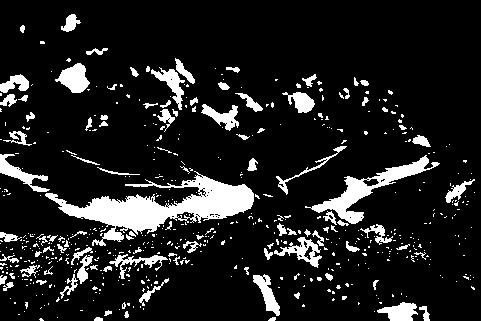
#> input picture Week 10/Lab 2/images/output_masks/103041_mask.png, 481 x 321 px, given as the content of the folder com~apple~CloudDocs/Documents/DIP/Week 10/Lab 2/images/train, which was not available
$ jupyter execute --allow-errors lab2.ipynb   (text cells are left out)
#> lines starting #> are read from the running program, lines starting #| are printed output that depends on the picture; after the words box and inside, x2 and y2 are one past the last pixel; in counts of white or black regions, pixels touching at a corner belong together; pictures that were not available may be replaced by others from this repository, and a replacement may not be noted
#> (a cell that did not finish here is left out)

[cell 2]
saved_paths = []
saved_edge_paths = []

#> (the rest of this cell did not finish here and is left out)

#> (a cell that did not finish here is left out)

[cell 4]
from pathlib import Path

import numpy as np
import matplotlib.pyplot as plt
from PIL import Image

train_dir = Path('/Users/muhammadjonparpiyev/Library/Mobile Documents/com~apple~CloudDocs/Documents/DIP/Week 10/Lab 2/images/train')
mask_dir = Path('/Users/muhammadjonparpiyev/Library/Mobile Documents/com~apple~CloudDocs/Documents/DIP/Week 10/Lab 2/images/output_masks')
example_dir = Path('/Users/muhammadjonparpiyev/Library/Mobile Documents/com~apple~CloudDocs/Documents/DIP/Week 10/Lab 2/images/output_examples')
edge_dir = Path('/Users/muhammadjonparpiyev/Library/Mobile Documents/com~apple~CloudDocs/Documents/DIP/Week 10/Lab 2/images/output_edges')
mask_dir.mkdir(parents=True, exist_ok=True)
example_dir.mkdir(parents=True, exist_ok=True)
edge_dir.mkdir(parents=True, exist_ok=True)

threshold_value = 128
edge_threshold = 0.12


def load_image(image_path):
    image = Image.open(image_path).convert('RGB')
#> image: PIL image 481x321 RGB; 12.5% white; 569 white regions (468 under 20 px), largest, box (x1, y1, x2, y2) and area: (45, 171, 254, 246) 5385, (305, 155, 440, 224) 1893, (55, 63, 90, 93) 626
    return np.array(image)


def to_gray(image_array):
    return np.array(Image.fromarray(image_array).convert('L'), dtype=np.float32)


def create_threshold_mask(gray_array, threshold=128):
#> called with threshold = 128
    return (gray_array >= threshold).astype(np.uint8) * 255
#> returned value is the input picture: shape (321, 481); 12.5% white; 569 white regions (468 under 20 px), largest, box (x1, y1, x2, y2) and area: (45, 171, 254, 246) 5385, (305, 155, 440, 224) 1893, (55, 63, 90, 93) 626


def gradient_magnitude(gray_array):
    gray_norm = gray_array / 255.0
    gradient_y, gradient_x = np.gradient(gray_norm)
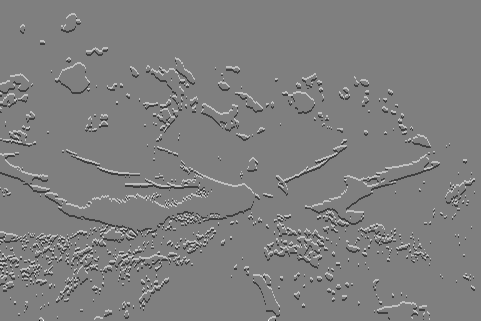
#> gradient_y: shape (321, 481) float32; min -1, max 1, mean 0.000317; drawn with min black and max white
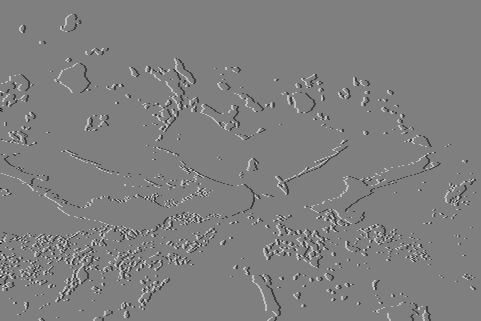
#> gradient_x: shape (321, 481) float32; min -1, max 1, mean -0.000415; drawn with min black and max white
    magnitude = np.sqrt(gradient_x ** 2 + gradient_y ** 2)
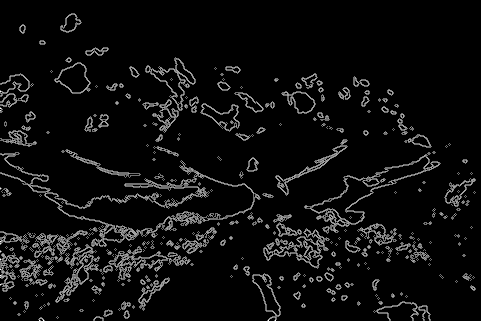
#> magnitude: shape (321, 481) float32; min 0, max 1.12, mean 0.0626; drawn with min black and max white
    return magnitude


def create_edge_image(gray_array, threshold=edge_threshold):
    magnitude = gradient_magnitude(gray_array)
    return (magnitude >= threshold).astype(np.uint8) * 255, magnitude


image_files = sorted([path for path in train_dir.iterdir() if path.suffix.lower() in {'.jpg', '.jpeg', '.png', '.bmp'}])
first_image_path = image_files[0]
first_image = load_image(first_image_path)
first_gray = to_gray(first_image)
first_mask = create_threshold_mask(first_gray, threshold_value)
first_edge_mask, first_magnitude = create_edge_image(first_gray, edge_threshold)
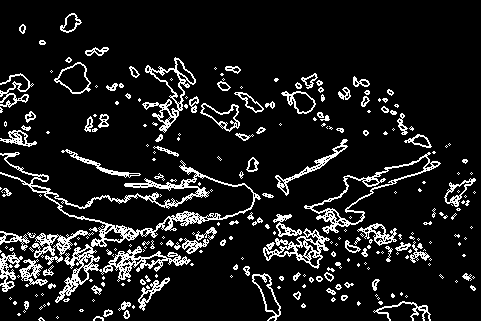
#> first_edge_mask: shape (321, 481); 11.1% white in thin lines or dots

print(f'Loaded {first_image_path.name}')
print(f'Image shape: {first_image.shape}')
#| Image shape: (321, 481, 3)
print(f'Gray range: {first_gray.min():.1f} to {first_gray.max():.1f}')
#| Gray range: 0.0 to 255.0

$ run again, on Week 10/Lab 2/images/output_masks/108073_mask.png
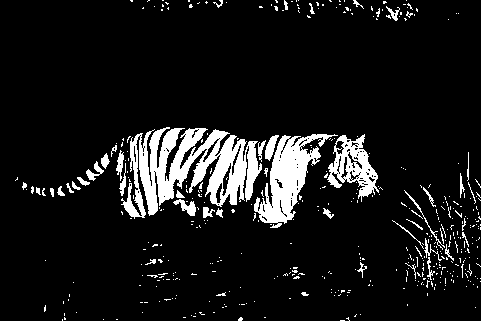
#> input picture Week 10/Lab 2/images/output_masks/108073_mask.png, 481 x 321 px, given as the content of the folder com~apple~CloudDocs/Documents/DIP/Week 10/Lab 2/images/train, which was not available
#> image: PIL image 481x321 RGB; 9.5% white; 452 white regions (405 under 20 px), largest, box (x1, y1, x2, y2) and area: (121, 127, 262, 219) 6436, (254, 134, 338, 228) 2995, (327, 134, 379, 202) 1524
#> in create_threshold_mask, returned value is the input picture: shape (321, 481); 9.5% white; 452 white regions (405 under 20 px), largest, box (x1, y1, x2, y2) and area: (121, 127, 262, 219) 6436, (254, 134, 338, 228) 2995, (327, 134, 379, 202) 1524
#> in gradient_magnitude, `gradient_y, gradient_x = np.gradient(gray_norm)`:
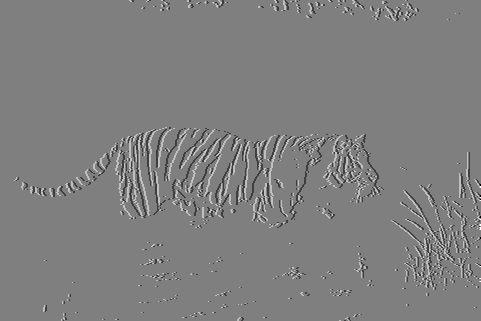
#> gradient_x: shape (321, 481) float32; min -1, max 1, mean 0.0001; drawn with min black and max white
#> `first_edge_mask, first_magnitude = create_edge_image(first_gray, edge_..`:
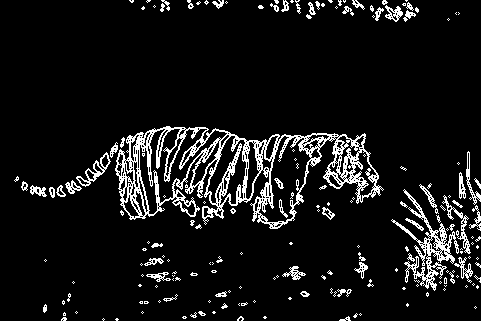
#> first_edge_mask: shape (321, 481); 8.5% white in thin lines or dots
#| Image shape: (321, 481, 3)
#| Gray range: 0.0 to 255.0

$ run again, on Week 10/Lab 2/images/output_masks/109034_mask.png
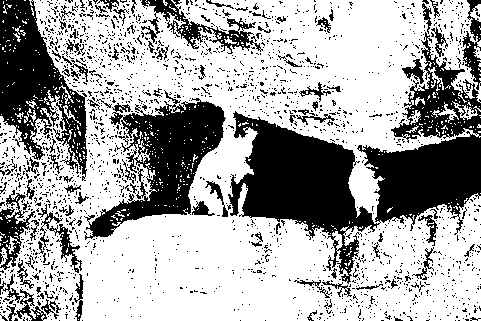
#> input picture Week 10/Lab 2/images/output_masks/109034_mask.png, 481 x 321 px, given as the content of the folder com~apple~CloudDocs/Documents/DIP/Week 10/Lab 2/images/train, which was not available
#> image: PIL image 481x321 RGB; 65.6% white; 2025 black regions (1929 under 20 px), largest, box (x1, y1, x2, y2) and area: (228, 32, 481, 284) 21669, (84, 90, 226, 240) 8205, (0, 0, 87, 181) 7487
#> in create_threshold_mask, returned value is the input picture: shape (321, 481); 65.6% white; 2025 black regions (1929 under 20 px), largest, box (x1, y1, x2, y2) and area: (228, 32, 481, 284) 21669, (84, 90, 226, 240) 8205, (0, 0, 87, 181) 7487
#> in gradient_magnitude, `gradient_y, gradient_x = np.gradient(gray_norm)`:
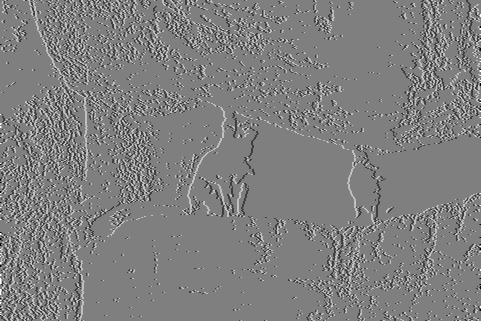
#> gradient_x: shape (321, 481) float32; min -1, max 1, mean 0.000476; drawn with min black and max white
#> `first_edge_mask, first_magnitude = create_edge_image(first_gray, edge_..`:
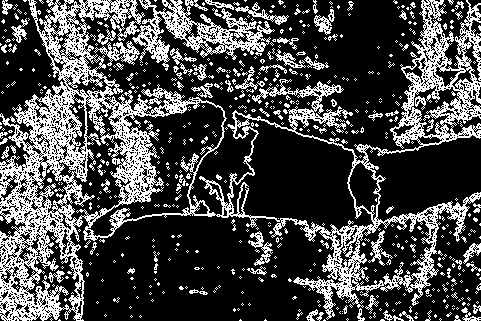
#> first_edge_mask: shape (321, 481); 28.1% white in thin lines or dots
#| Image shape: (321, 481, 3)
#| Gray range: 0.0 to 255.0

$ run again, on Week 10/Lab 2/images/output_masks/112082_mask.png
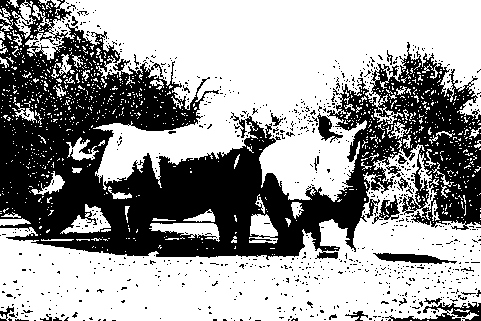
#> input picture Week 10/Lab 2/images/output_masks/112082_mask.png, 481 x 321 px, given as the content of the folder com~apple~CloudDocs/Documents/DIP/Week 10/Lab 2/images/train, which was not available
#> image: PIL image 481x321 RGB; 61.3% white; 834 black regions (807 under 20 px), largest, box (x1, y1, x2, y2) and area: (0, 0, 481, 260) 54498, (385, 302, 481, 321) 676, (373, 253, 457, 264) 498
#> in create_threshold_mask, returned value is the input picture: shape (321, 481); 61.3% white; 834 black regions (807 under 20 px), largest, box (x1, y1, x2, y2) and area: (0, 0, 481, 260) 54498, (385, 302, 481, 321) 676, (373, 253, 457, 264) 498
#> in gradient_magnitude, `gradient_y, gradient_x = np.gradient(gray_norm)`:
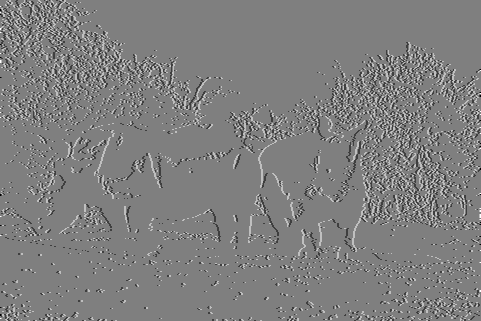
#> gradient_x: shape (321, 481) float32; min -1, max 1, mean 0.000502; drawn with min black and max white
#> `first_edge_mask, first_magnitude = create_edge_image(first_gray, edge_..`:
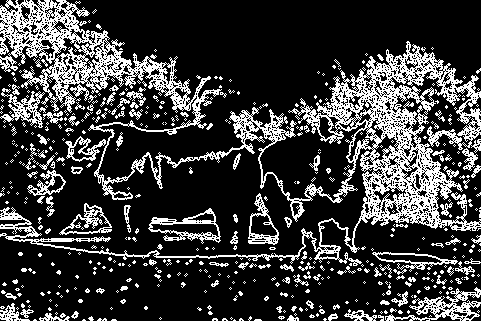
#> first_edge_mask: shape (321, 481); 23.1% white in thin lines or dots
#| Image shape: (321, 481, 3)
#| Gray range: 0.0 to 255.0
